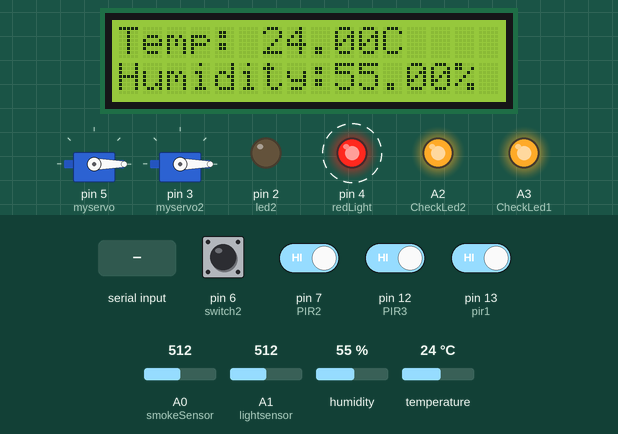
A sketch run on a simulated Arduino Uno, built with avr-gcc and run on an emulated ATmega328P. Parts: 2 × servo, 16×2 character LCD, output pins drawn as LEDs (lit = HIGH). Dashed ring = blinking. The test bench sets the inputs (shaded band); at power-on: pin 7 (PIR2), pin 12 (PIR3), pin 13 (pir1) HIGH, pin 6 (switch2) LOW, A0 (smokeSensor) = 512, A1 (lightsensor) = 512, humidity 55 %, temperature 24 °C. What the sketch prints to the serial monitor is not drawn.

Above: at 2.6 s.
2.7 s: "*" received over the second serial link
At 3.81 s:
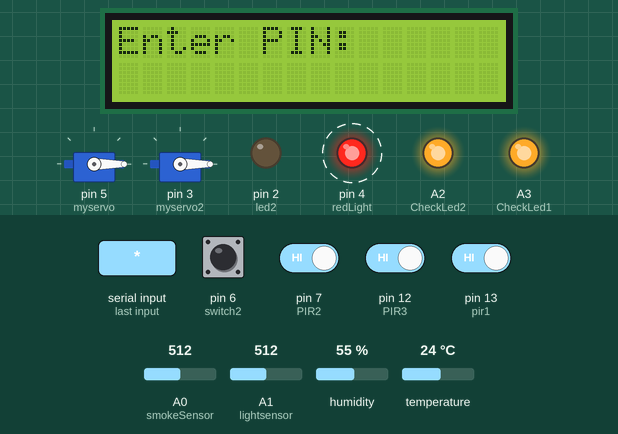
5.0 s: "1" received over the second serial link
At 6.0 s:
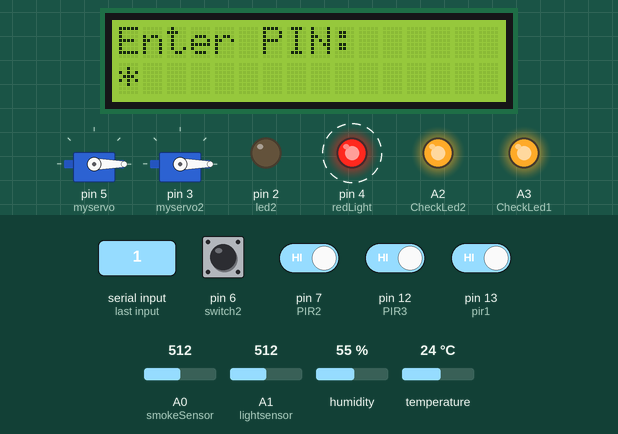
7.6 s: "0" received over the second serial link
At 8.0 s:
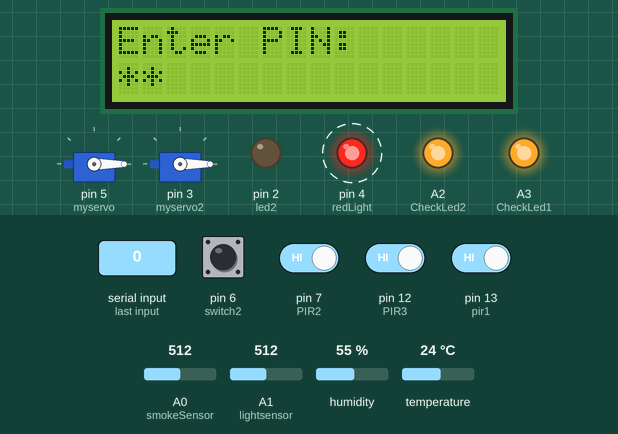
10.1 s: "2" received over the second serial link
At 11.0 s:
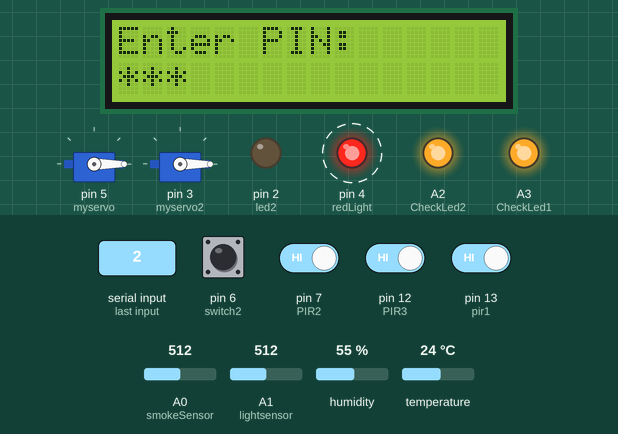
12.6 s: pin 7 (PIR2) driven LOW
At 12.9 s:
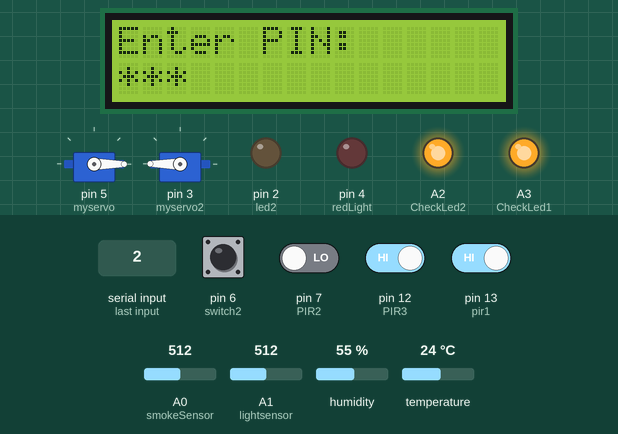
22.5 s: "1" received over the second serial link
At 23.5 s:
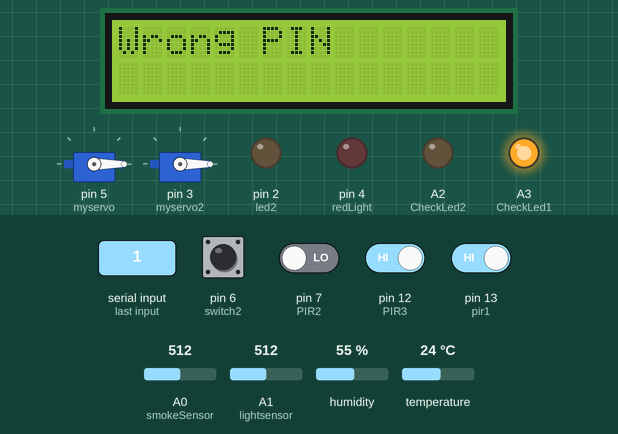
Timing chart, 0 to 27.5 s (numbered marks = the images above; inputs shaded):
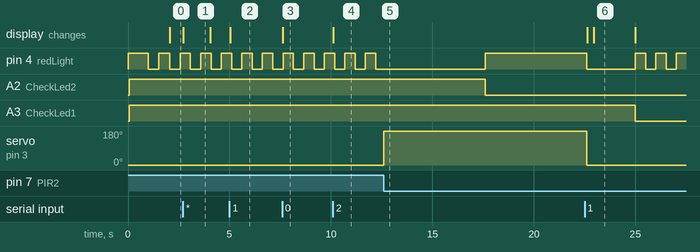

Measured:
- after the input at 2.7 s, the display: changes at once (image 1)
- after the input at 5.0 s, the display: changes at once (image 2)
- after the input at 7.6 s, the display: changes at once (image 3)
- after the input at 10.1 s, the display: changes at once (image 4)
- after the input at 12.6 s, A2 (CheckLed2): HIGH → LOW after 5.0 s; servo on pin 3 (myservo2): 0° → 180° at once
- after the input at 22.5 s, A3 (CheckLed1): HIGH → LOW after 2.5 s instead of 0.10 s; the display: first changes after 0.12 s (image 6 shows a later state)
- what the display in image 1 shows lasts 1.3 s, from 2.7 s to 4.0 s

The sketch:

Project.ino
```cpp
#include <Servo.h>
#include<DHT.h>
#include <SoftwareSerial.h>
SoftwareSerial BT(10, 11);

#define DHTPIN 8
#define DHTTYPE DHT11
DHT dht(DHTPIN, DHTTYPE);
Servo myservo;
Servo myservo2;

#include <LiquidCrystal_I2C.h>
const String correctPIN = "1234";
String enteredPIN = "";
int attempts = 0;
bool enteringpin = false;
 int pir1 = 13;
// int pir2 = 12;
// #define buzzer 12

#define PIR2 7
#define PIR3 12
#define maximum 2
   //#define led1 3
#define CheckLed1 A3
#define CheckLed2 A2
int available=2;


// int led1 = 3;
int led2 = 2;

bool ledState2 = LOW;
bool lastButtonState2 = LOW;

// int switch1 = 7;
int switch2 =6;
//  int relayPin = 7;
int smokePin =9;
int redLight = 4;
int smokeSensor = A0;
int lightsensor = A1;

unsigned long previousMillis = 0;
const long blinkInterval = 500;
bool redState = false;
LiquidCrystal_I2C lcd(0x27, 16, 2);
int smokeThreshold = 150;
int lightThreshold = 900;

void displaytemp();
void senseMotion();
void checkBT();
void resetPIN();
void validatePIN();
void OpenSpaces();
void  Garage();
void OpenGate();

void setup()
{
   pinMode(pir1, INPUT);
  // pinMode(pir2, INPUT);
  dht.begin();
  // pinMode(led1, OUTPUT);
  pinMode(led2, OUTPUT);
     myservo.attach(5);
   myservo.write(0);
//  pinMode(relayPin, OUTPUT);
  // pinMode(buzzer, OUTPUT);
  pinMode(redLight, OUTPUT);
  pinMode(smokeSensor, INPUT);

  // digitalWrite(led1, LOW);
  digitalWrite(led2, LOW);
  digitalWrite(redLight, HIGH);
  // digitalWrite(relayPin, LOW);

  lcd.init();
  lcd.backlight();
  lcd.setCursor(0, 0);
  // lcd.print("Welcome");

  BT.begin(9600);
  resetPIN();
  Serial.begin(9600); // for testing

   pinMode(PIR2, INPUT);
  pinMode(PIR3, INPUT);
   myservo2.attach(3);
   myservo2.write(0);
     // pinMode(led1, OUTPUT);
  pinMode(CheckLed1, OUTPUT);
  pinMode(CheckLed2, OUTPUT);
      //digitalWrite(led1,LOW);
}

void loop()
{
  senseMotion();
   senseSmoke();
   if (!enteringpin) {   // only show temp when NOT typing PIN
    displaytemp();

  }

 checkBT();

  OpenSpaces();
  Garage();

}

// MOTION SENSING

void senseMotion() {
  int lightLevel = analogRead(lightsensor);
  bool isNight = lightLevel > lightThreshold;
   Serial.println(lightLevel);

  bool currentButtonState2 = digitalRead(switch2);

  if (currentButtonState2 == HIGH && lastButtonState2 == LOW) {
    ledState2 = !ledState2;
  }
  lastButtonState2 = currentButtonState2;

  if (isNight || ledState2 || digitalRead(pir1)==LOW ) {
    digitalWrite(led2, HIGH);
  } else {
    digitalWrite(led2, LOW);
  }

//  if(digitalRead(pir1)==LOW){
//    digitalWrite(led2, HIGH);
//    } else {
//      digitalWrite(led2, LOW);
//    }

 }


  // if (digitalRead(switch2) == LOW || isNight) {


  //   digitalWrite(led2, HIGH);
  // }
  //  else {
  //   digitalWrite(led2, LOW);
  // }

// SMOKE SENSING
void senseSmoke()
{
  int gasValue = analogRead(smokeSensor);
    Serial.println(gasValue);
  if(gasValue > smokeThreshold)
  {
    //  digitalWrite(relayPin, LOW);
    //  digitalWrite(buzzer, HIGH);

    unsigned long currentMillis = millis();
    if(currentMillis - previousMillis >= blinkInterval)
    {
      previousMillis = currentMillis;
      redState = !redState;
      digitalWrite(redLight, redState);
    }
  }
  else if(gasValue < smokeThreshold)
  {
    //  digitalWrite(relayPin, HIGH);
    digitalWrite(redLight, LOW);
    //  digitalWrite(buzzer, LOW);
  }
  // Serial.println(gasValue);
}
void displaytemp(){
   static unsigned long lastUpdate = 0;
  if (millis() - lastUpdate < 2000) return;
  lastUpdate = millis();
  float h = dht.readHumidity();
  float t = dht.readTemperature();
  if (isnan(h)||isnan(t)){
    lcd.clear();
    lcd.setCursor(0,0);
    lcd.print("DHT Error");
    return;
  }
  lcd.clear();
    lcd.setCursor(0,0);
    lcd.print("Temp: ");
    lcd.print(t);
    lcd.print("C ");


    lcd.setCursor(0,1);
    lcd.print("Humidity:");
    lcd.print(h);
    lcd.print("% ");

}

 void checkBT() {
  while (BT.available()) {
    char c = BT.read();

    if (!enteringpin) {
      enteringpin = true;
      lcd.clear();
      lcd.print("Enter PIN:");
      lcd.setCursor(0, 1);
    }

    if (c == '*') {
      resetPIN();
      enteringpin = false;
    } else if (c >= '0' && c <= '9') {
      enteredPIN += c;

      lcd.setCursor(0, 1);
      lcd.print("                ");  // clear row
      lcd.setCursor(0, 1);
      for (int i = 0; i < enteredPIN.length(); i++) {
        lcd.print("*");
      }

      if (enteredPIN.length() == 4) validatePIN();
    }
  }
  }


void resetPIN() {
  enteredPIN = "";
  enteringpin = false;
  displaytemp();
}


void validatePIN() {
  delay(300);
  if (enteredPIN == correctPIN) {
    lcd.clear();
    lcd.print("Welcome");
    myservo.write(180);
    BT.println("ACCESS GRANTED");
    unsigned long unlockTime = millis();
    while (millis() - unlockTime < 5000) {

  checkBT();
}
    myservo.write(0);
    attempts = 0;
  } else {
    attempts++;
    lcd.clear();
    lcd.print("Wrong PIN");
    BT.println("WRONG PIN");
    if (attempts == 3) {
      lcd.setCursor(0,1);
      lcd.print("ALARM TRIGGERED");
      BT.println("LOCKED OUT");
      // digitalWrite(relayPin, HIGH);
      attempts = 0;
    }
  }
  delay(2000);
   resetPIN();
}


void OpenGate(){
   for(int i=0;i<=90;i+=5){
      myservo2.write(i);
        delay(20);
    }
      delay(1000);
      for(int i=90;i>=0;i-=5){
      myservo2.write(i);
        delay(20);
  }
}

void OpenSpaces(){
  switch(available){
    case 2:
    digitalWrite(CheckLed1,HIGH);
    digitalWrite(CheckLed2,HIGH);
    break;
    case 1:
    digitalWrite(CheckLed1,HIGH);
    digitalWrite(CheckLed2,LOW);
    break;
    case 0:
    digitalWrite(CheckLed1,LOW);
    digitalWrite(CheckLed2,LOW);
    break;
 }
}


//  long lastEvent = 0;
//  long Time = 800;
// void Garage() {
//   long now = millis();

//   if (now - lastEvent > Time) {

//     if ( digitalRead(PIR2) == LOW && available > 0) {
//       available--;
//       lastEvent = now;

//     }

//     else if (digitalRead(PIR3) == LOW && available < maximum) {
//       available++;
//       lastEvent = now;


//     }
//   }

// }


long lastEvent = 0;
 long Time = 800;
void Garage() {
  long now = millis();

  if (now - lastEvent > Time) {

    if ( digitalRead(PIR2) == LOW && available > 0) {
      available--;
      lastEvent = now;

   myservo2.write(180);
   unsigned long unlockTime = millis();
//     while (millis() - unlockTime < 5000) {
//  }
delay(5000);
  myservo2.write(0);
    }
    else if (digitalRead(PIR3) == LOW && available < maximum) {
      available++;
      lastEvent = now;

         myservo2.write(180);
        unsigned long unlockTime = millis();
  //       while (millis() - unlockTime < 5000) {
  //  }
  delay(5000);
   myservo2.write(0);

    }
   }

}
```
